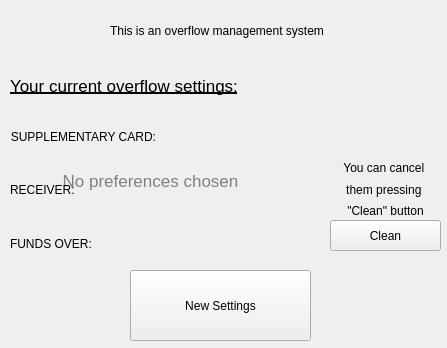
<?xml version="1.0" encoding="UTF-8"?>
<ui version="4.0">
 <class>OverflowWidget</class>
 <widget class="QWidget" name="OverflowWidget">
  <property name="geometry">
   <rect>
    <x>0</x>
    <y>0</y>
    <width>447</width>
    <height>348</height>
   </rect>
  </property>
  <property name="windowTitle">
   <string>Form</string>
  </property>
  <property name="styleSheet">
   <string notr="true">#settingsLayout {
 padding: 10px;
 border-style: solid;
 border-width: 3px;
 border-radius: 7px;
}</string>
  </property>
  <widget class="QPushButton" name="cleanButton">
   <property name="geometry">
    <rect>
     <x>330</x>
     <y>220</y>
     <width>111</width>
     <height>31</height>
    </rect>
   </property>
   <property name="text">
    <string>Clean</string>
   </property>
  </widget>
  <widget class="QWidget" name="verticalLayoutWidget_3">
   <property name="geometry">
    <rect>
     <x>330</x>
     <y>160</y>
     <width>111</width>
     <height>59</height>
    </rect>
   </property>
   <layout class="QVBoxLayout" name="verticalLayout_3">
    <item>
     <widget class="QLabel" name="label_3">
      <property name="text">
       <string>You can cancel </string>
      </property>
      <property name="alignment">
       <set>Qt::AlignCenter</set>
      </property>
     </widget>
    </item>
    <item>
     <widget class="QLabel" name="label_4">
      <property name="text">
       <string>them pressing </string>
      </property>
      <property name="alignment">
       <set>Qt::AlignCenter</set>
      </property>
     </widget>
    </item>
    <item>
     <widget class="QLabel" name="label_5">
      <property name="text">
       <string>&quot;Clean&quot; button</string>
      </property>
      <property name="alignment">
       <set>Qt::AlignCenter</set>
      </property>
     </widget>
    </item>
   </layout>
  </widget>
  <widget class="QPushButton" name="newSettingsButton">
   <property name="geometry">
    <rect>
     <x>130</x>
     <y>270</y>
     <width>181</width>
     <height>71</height>
    </rect>
   </property>
   <property name="text">
    <string>New Settings</string>
   </property>
  </widget>
  <widget class="QWidget" name="emptyWidget" native="true">
   <property name="geometry">
    <rect>
     <x>10</x>
     <y>130</y>
     <width>291</width>
     <height>121</height>
    </rect>
   </property>
   <property name="styleSheet">
    <string notr="true">#emptyWidget {
 padding: 10px;
 border-style: solid;
 border-width: 3px;
 border-radius: 7px;
}</string>
   </property>
   <widget class="QLabel" name="emptyLabel">
    <property name="geometry">
     <rect>
      <x>10</x>
      <y>40</y>
      <width>261</width>
      <height>21</height>
     </rect>
    </property>
    <property name="styleSheet">
     <string notr="true">#emptyLabel {
color: grey;
font-size: 13pt;
}</string>
    </property>
    <property name="text">
     <string>No preferences chosen</string>
    </property>
    <property name="alignment">
     <set>Qt::AlignCenter</set>
    </property>
   </widget>
  </widget>
  <widget class="QLabel" name="label">
   <property name="geometry">
    <rect>
     <x>110</x>
     <y>20</y>
     <width>289</width>
     <height>22</height>
    </rect>
   </property>
   <property name="text">
    <string>This is an overflow management system</string>
   </property>
  </widget>
  <widget class="QWidget" name="fullWidget" native="true">
   <property name="geometry">
    <rect>
     <x>10</x>
     <y>130</y>
     <width>301</width>
     <height>121</height>
    </rect>
   </property>
   <widget class="QWidget" name="formLayoutWidget">
    <property name="geometry">
     <rect>
      <x>0</x>
      <y>0</y>
      <width>291</width>
      <height>121</height>
     </rect>
    </property>
    <layout class="QFormLayout" name="settingsLayout">
     <property name="fieldGrowthPolicy">
      <enum>QFormLayout::AllNonFixedFieldsGrow</enum>
     </property>
     <item row="0" column="0">
      <widget class="QLabel" name="label_6">
       <property name="text">
        <string>SUPPLEMENTARY CARD:</string>
       </property>
       <property name="alignment">
        <set>Qt::AlignRight|Qt::AlignTrailing|Qt::AlignVCenter</set>
       </property>
      </widget>
     </item>
     <item row="0" column="1">
      <widget class="QLabel" name="cardLabel">
       <property name="text">
        <string>&lt;Card&gt;</string>
       </property>
      </widget>
     </item>
     <item row="2" column="0">
      <spacer name="verticalSpacer">
       <property name="orientation">
        <enum>Qt::Vertical</enum>
       </property>
       <property name="sizeHint" stdset="0">
        <size>
         <width>20</width>
         <height>40</height>
        </size>
       </property>
      </spacer>
     </item>
     <item row="3" column="0">
      <widget class="QLabel" name="label_7">
       <property name="text">
        <string>RECEIVER:</string>
       </property>
      </widget>
     </item>
     <item row="3" column="1">
      <widget class="QLabel" name="nameLabel">
       <property name="text">
        <string>&lt;Receiver&gt;</string>
       </property>
      </widget>
     </item>
     <item row="4" column="0">
      <spacer name="verticalSpacer_2">
       <property name="orientation">
        <enum>Qt::Vertical</enum>
       </property>
       <property name="sizeHint" stdset="0">
        <size>
         <width>20</width>
         <height>40</height>
        </size>
       </property>
      </spacer>
     </item>
     <item row="5" column="0">
      <widget class="QLabel" name="label_8">
       <property name="text">
        <string>FUNDS OVER:</string>
       </property>
      </widget>
     </item>
     <item row="5" column="1">
      <widget class="QLabel" name="maxSumLabel">
       <property name="text">
        <string>&lt;Max Sum&gt;</string>
       </property>
      </widget>
     </item>
    </layout>
   </widget>
  </widget>
  <widget class="QLabel" name="label_2">
   <property name="geometry">
    <rect>
     <x>10</x>
     <y>70</y>
     <width>351</width>
     <height>31</height>
    </rect>
   </property>
   <property name="styleSheet">
    <string notr="true">#label_2 {
text-decoration:underline;
font-size: 13pt;
}</string>
   </property>
   <property name="text">
    <string>Your current overflow settings:</string>
   </property>
  </widget>
 </widget>
 <resources/>
 <connections/>
</ui>
